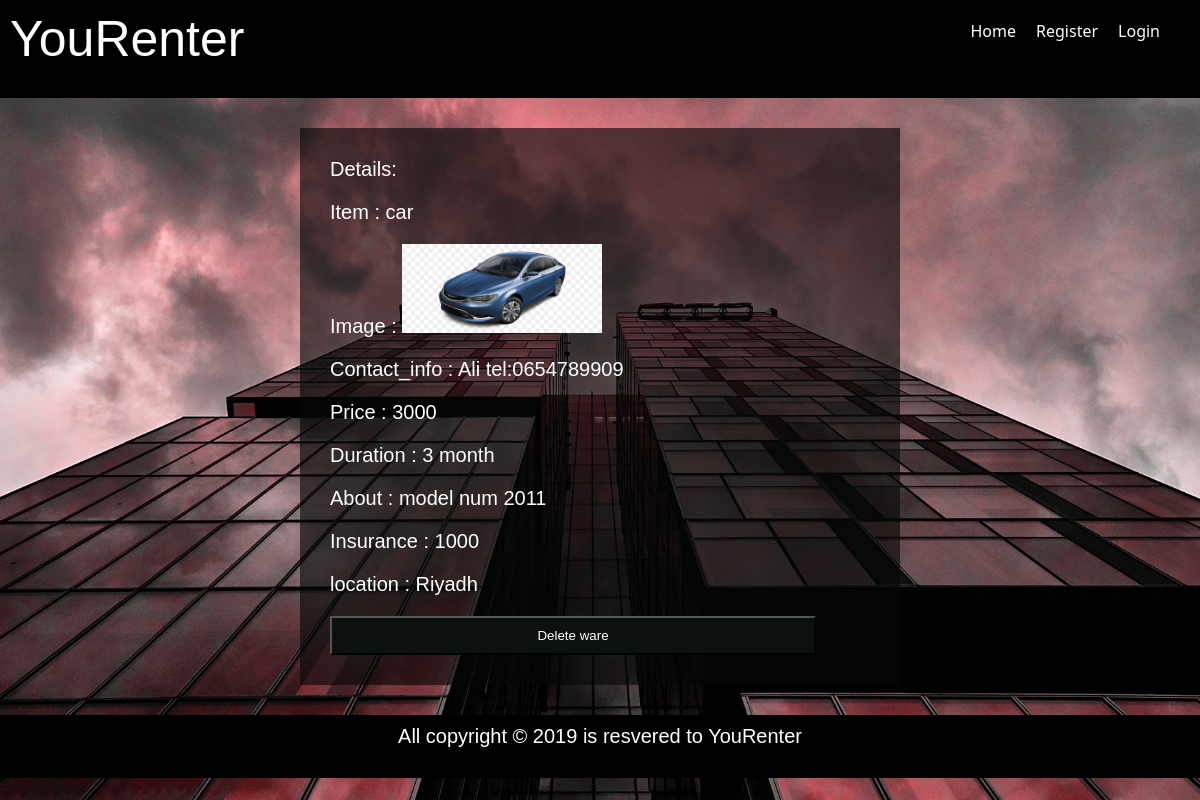
The page /detail/4 on the database its author committed.
### renter_app/models.py (models this page shows, shortened)
class Ware(models.Model):
    name_ware = models.CharField(max_length=100)
    contact_info = models.CharField(max_length=100)
    publish_on = models.DateTimeField(default=timezone.now)
    picture = models.ImageField(upload_to='pics')
    about = models.TextField()
    location = models.TextField()
    duration = models.CharField(max_length=200)
    price = models.IntegerField()
    insurance = models.IntegerField(help_text="hint:insurance non refundable")

### renter_app/views.py (the view)
# urls.py: path('detail/<int:pk>', views.detail, name='detail'),
def detail(request, pk):
    ware = get_object_or_404(Ware, pk=pk)
    data = {
        'ware': ware
    }
    return render(request, 'detail.html', data)

### templates/detail.html (shortened to what this page needs)
{% extends 'base.html' %}
{% block body %}
<div class="container">
    <h1>Details:</h1>
    <p>Item : {{ware.name_ware}}</p>
    <p>Image : <img src="{{ware.picture.url}}" alt="Cover Image" width="200px"></p>
    <p>Contact_info : {{ware.contact_info}}</p>
    <p>Price : {{ware.price}}</p>
    <p>Duration : {{ware.duration}}</p>
    <p>About : {{ware.about}}</p>
    <p>Insurance : {{ware.insurance}}</p>
    <p>location : {{ware.location}}</p>
    <a href="{% url 'delete-ware' ware.id%}"><input type="submit" value="Delete ware" class="btn"> </a>
</div>
{% endblock %}

### static/style.css (style rules this page uses)
* { padding: 0; margin: 0; box-sizing: border-box; }
h1, h2, h3, p { margin-bottom: 20px; font: 20px sans-serif; color: white; }
body { background-image: url('imge/cta01.jpg'); font-family: 'Segoe UI', Tahoma, Geneva, Verdana, sans-serif; -webkit-background-size: cover; -moz-background-size: cover; -o-background-size: cover; background-size: cover; }
.container { width: 50% ; margin: 30px auto ; padding: 30px; background-color: #060707a1; }
input, textarea { width: 100%; padding: 10px; }
.btn { width: 90%; background-color: #0b1011; color: white; }

### rows shown on the page
Ware: name_ware "car", picture (picture), contact_info "Ali tel:0654789909", price "3000", duration "3 month", about "model num 2011", insurance "1000", location "Riyadh"
